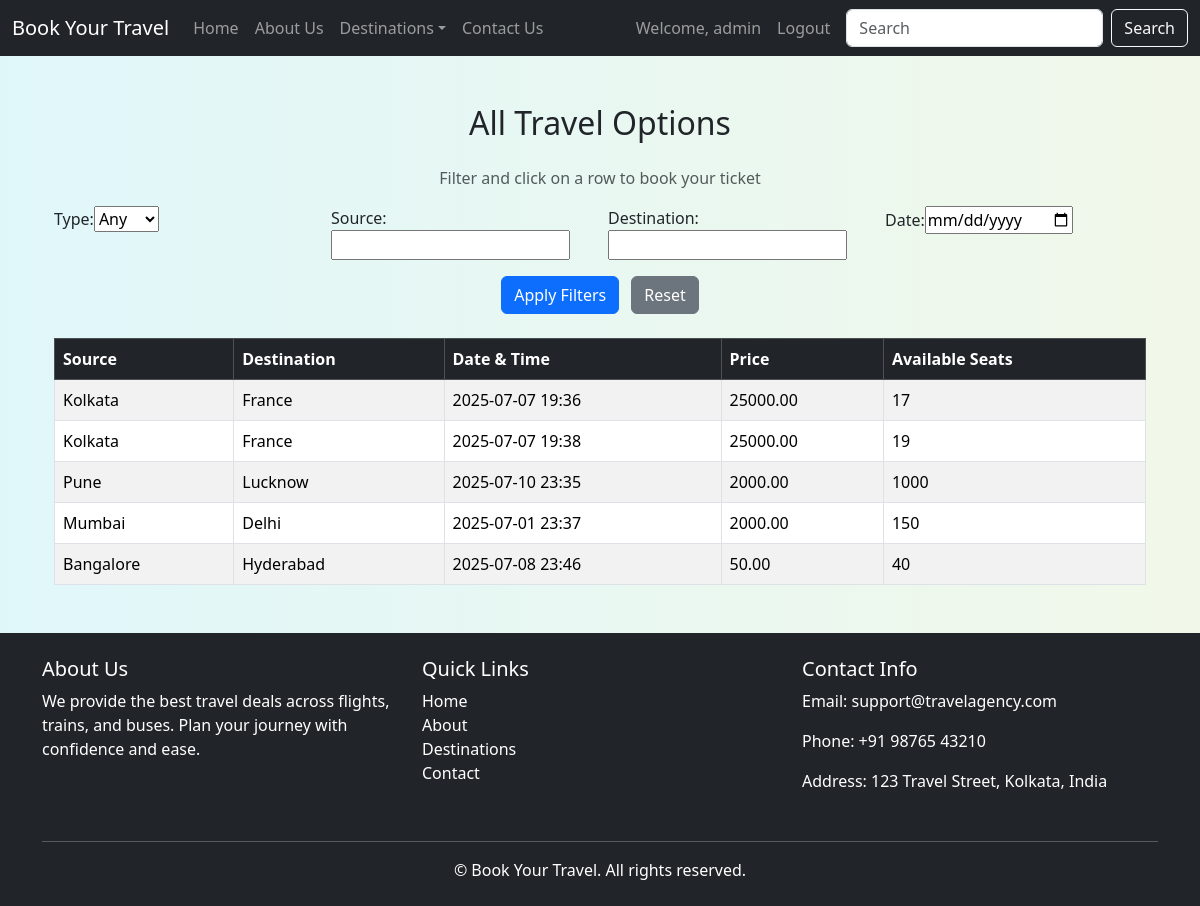
The app's page /list-travel-options/ (signed in), older data.
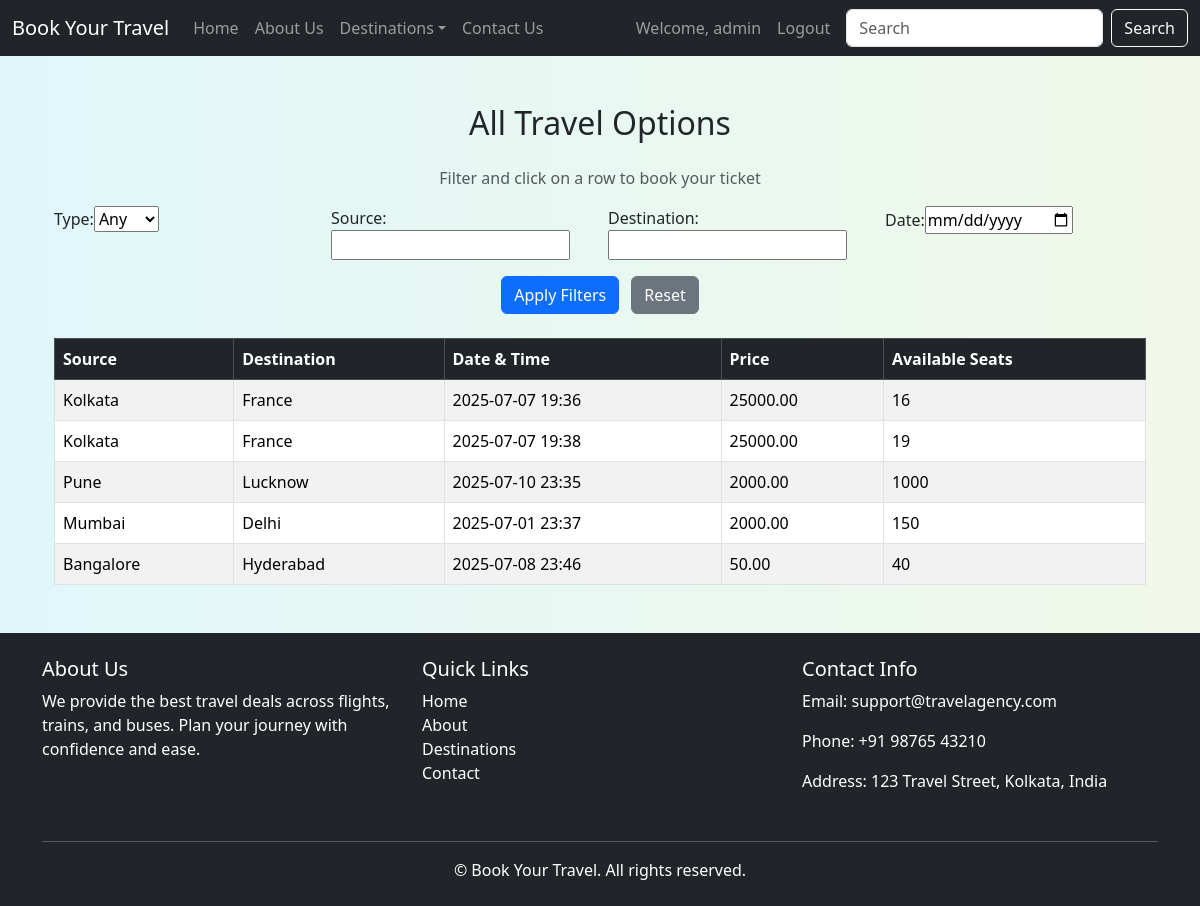
The same page, newer data.
### booking/models.py (models this page shows, shortened)
class TravelOption(models.Model):
    TRAVEL_TYPES = [
        ('Flight', 'Flight'),
        ('Train', 'Train'),
        ('Bus', 'Bus'),
    ]
    travel_id = models.AutoField(primary_key=True)
    travel_type = models.CharField(max_length=10, choices=TRAVEL_TYPES)
    source = models.CharField(max_length=100)
    destination = models.CharField(max_length=100)
    datetime = models.DateTimeField()
    price = models.DecimalField(max_digits=10, decimal_places=2)
    available_seats = models.PositiveIntegerField()

### booking/views.py (the view, shortened to what this page needs)
# urls.py: path('list-travel-options/', views.list_travel_options, name='list_travel_options'),
def list_travel_options(request):
    form = TravelFilterForm(request.GET or None)
    options = TravelOption.objects.all()
    return render(request, 'list_travel_options.html', {
        'options': options,
        'form': form
    })

### booking/forms.py
class TravelFilterForm(forms.Form):
    travel_type = forms.ChoiceField(
        choices=[('', 'Any'), ('flight', 'Flight'), ('train', 'Train'), ('bus', 'Bus')],
        required=False, label='Type'
    )
    source = forms.CharField(max_length=100, required=False)
    destination = forms.CharField(max_length=100, required=False)
    departure_date = forms.DateField(
        required=False,
        widget=forms.DateInput(attrs={'type': 'date'}),
        label='Date'
    )

### templates/list_travel_options.html (shortened to what this page needs)
{% extends "base.html" %}
{% block body %}
<div class="container mt-5">
  {% if user.is_authenticated %}
    <h2 class="mb-4 text-center">All Travel Options</h2>
    <p class="text-center text-muted mb-3">Filter and click on a row to book your ticket</p>
    <form method="get" class="row g-3 mb-4">
      <div class="col-md-3">
        {{ form.travel_type.label_tag }}{{ form.travel_type }}
      </div>
      <div class="col-md-3">
        {{ form.source.label_tag }}{{ form.source }}
      </div>
      <div class="col-md-3">
        {{ form.destination.label_tag }}{{ form.destination }}
      </div>
      <div class="col-md-3">
        {{ form.departure_date.label_tag }}{{ form.departure_date }}
      </div>
      <div class="col-md-12 text-center">
        <button type="submit" class="btn btn-primary">Apply Filters</button>
        <a href="{% url 'list_travel_options' %}" class="btn btn-secondary ms-2">Reset</a>
      </div>
    </form>
    <table class="table table-bordered table-hover table-striped">
      <thead class="table-dark">
        <tr>
          <th>Source</th>
          <th>Destination</th>
          <th>Date & Time</th>
          <th>Price</th>
          <th>Available Seats</th>
        </tr>
      </thead>
      <tbody>
        {% for option in options %}
          {% if option.pk %}
          <tr onclick="window.location='{% url 'book_travel_option' travel_id=option.pk %}'" style="cursor: pointer;">
            <td>{{ option.source }}</td>
            <td>{{ option.destination }}</td>
            <td>{{ option.datetime|date:"Y-m-d" }} {{ option.datetime|time:"H:i" }}</td>
            <td>{{ option.price }}</td>
            <td>{{ option.available_seats }}</td>
          </tr>
          {% else %}
          <tr>
            <td colspan="6" class="text-danger">Invalid option with missing ID</td>
          </tr>
          {% endif %}
        {% empty %}
          <tr><td colspan="6">No options found</td></tr>
        {% endfor %}
      </tbody>
    </table>
  {% else %}
    <div class="alert alert-warning text-center mt-5">
      <h4>You must be logged in to view travel options.</h4>
      <a class="btn btn-primary mt-3" href="{% url 'login' %}">Go to Login Page</a>
    </div>
  {% endif %}
</div>
{% endblock %}

Row changes from the older to the newer data that the page shows:
changed TravelOption (number 1 of 5 on the later page): available_seats "17" → "16"
